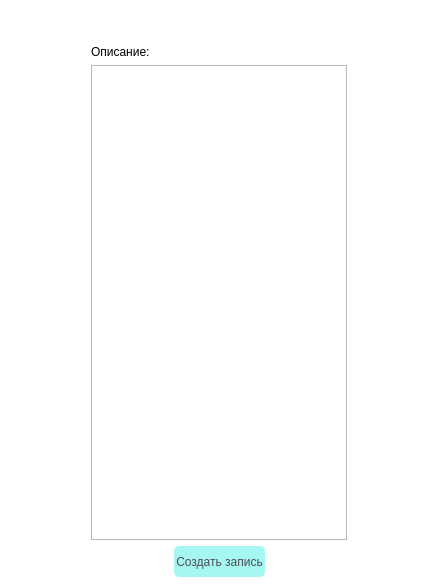
<?xml version="1.0" encoding="UTF-8"?>
<ui version="4.0">
 <class>Dialog</class>
 <widget class="QDialog" name="Dialog">
  <property name="geometry">
   <rect>
    <x>0</x>
    <y>0</y>
    <width>438</width>
    <height>588</height>
   </rect>
  </property>
  <property name="windowTitle">
   <string>Запись к специалисту</string>
  </property>
  <property name="styleSheet">
   <string notr="true">QDialog{
	background-color: white;

}</string>
  </property>
  <layout class="QGridLayout" name="gridLayout">
   <item row="0" column="0">
    <layout class="QVBoxLayout" name="verticalLayout_2">
     <item>
      <layout class="QHBoxLayout" name="horizontalLayout_3">
       <item>
        <spacer name="horizontalSpacer_5">
         <property name="orientation">
          <enum>Qt::Horizontal</enum>
         </property>
         <property name="sizeHint" stdset="0">
          <size>
           <width>40</width>
           <height>20</height>
          </size>
         </property>
        </spacer>
       </item>
       <item>
        <widget class="QLabel" name="label">
         <property name="font">
          <font>
           <pointsize>18</pointsize>
          </font>
         </property>
         <property name="text">
          <string/>
         </property>
        </widget>
       </item>
       <item>
        <spacer name="horizontalSpacer_6">
         <property name="orientation">
          <enum>Qt::Horizontal</enum>
         </property>
         <property name="sizeHint" stdset="0">
          <size>
           <width>40</width>
           <height>20</height>
          </size>
         </property>
        </spacer>
       </item>
      </layout>
     </item>
     <item>
      <layout class="QHBoxLayout" name="horizontalLayout_2">
       <item>
        <spacer name="horizontalSpacer_3">
         <property name="orientation">
          <enum>Qt::Horizontal</enum>
         </property>
         <property name="sizeHint" stdset="0">
          <size>
           <width>40</width>
           <height>20</height>
          </size>
         </property>
        </spacer>
       </item>
       <item>
        <layout class="QVBoxLayout" name="verticalLayout">
         <item>
          <widget class="QLabel" name="label_2">
           <property name="text">
            <string>Описание:</string>
           </property>
          </widget>
         </item>
         <item>
          <widget class="QTextEdit" name="textEdit"/>
         </item>
        </layout>
       </item>
       <item>
        <spacer name="horizontalSpacer_4">
         <property name="orientation">
          <enum>Qt::Horizontal</enum>
         </property>
         <property name="sizeHint" stdset="0">
          <size>
           <width>40</width>
           <height>20</height>
          </size>
         </property>
        </spacer>
       </item>
      </layout>
     </item>
     <item>
      <layout class="QHBoxLayout" name="horizontalLayout">
       <item>
        <spacer name="horizontalSpacer">
         <property name="orientation">
          <enum>Qt::Horizontal</enum>
         </property>
         <property name="sizeHint" stdset="0">
          <size>
           <width>40</width>
           <height>20</height>
          </size>
         </property>
        </spacer>
       </item>
       <item>
        <widget class="QPushButton" name="btn_14">
         <property name="sizePolicy">
          <sizepolicy hsizetype="Fixed" vsizetype="Fixed">
           <horstretch>0</horstretch>
           <verstretch>0</verstretch>
          </sizepolicy>
         </property>
         <property name="minimumSize">
          <size>
           <width>91</width>
           <height>31</height>
          </size>
         </property>
         <property name="styleSheet">
          <string notr="true">QPushButton{
	border-radius: 5px;
	background-color: #a6f7f1;
   	transition: 2s linear; 
	color: #4c4d4d;
}

QPushButton:hover{
	background-color: #89f0ea;
}

</string>
         </property>
         <property name="text">
          <string>Создать запись</string>
         </property>
        </widget>
       </item>
       <item>
        <spacer name="horizontalSpacer_2">
         <property name="orientation">
          <enum>Qt::Horizontal</enum>
         </property>
         <property name="sizeHint" stdset="0">
          <size>
           <width>40</width>
           <height>20</height>
          </size>
         </property>
        </spacer>
       </item>
      </layout>
     </item>
    </layout>
   </item>
  </layout>
 </widget>
 <resources/>
 <connections/>
</ui>
